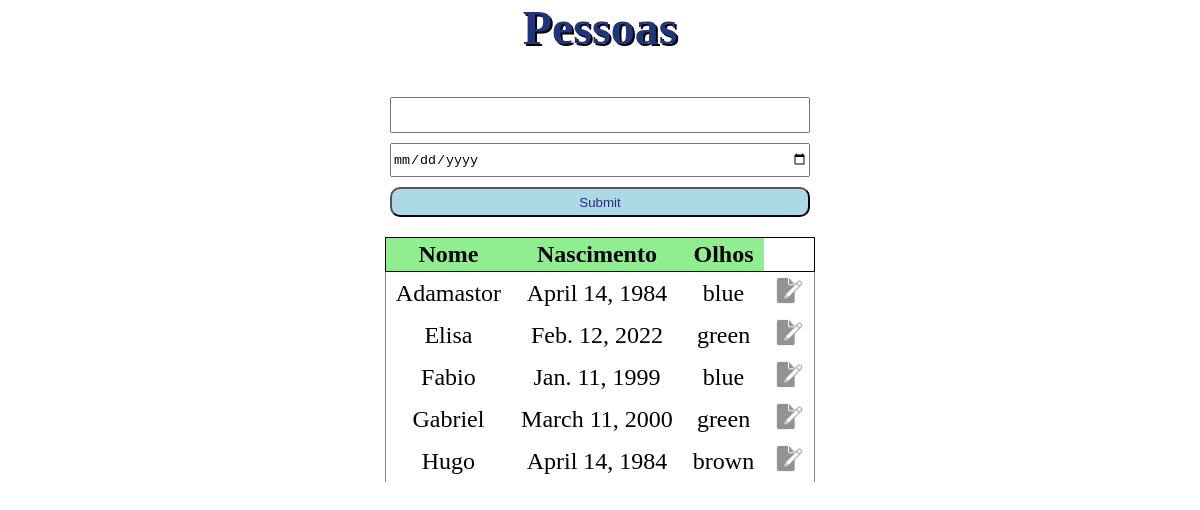
The app's page /, older data.
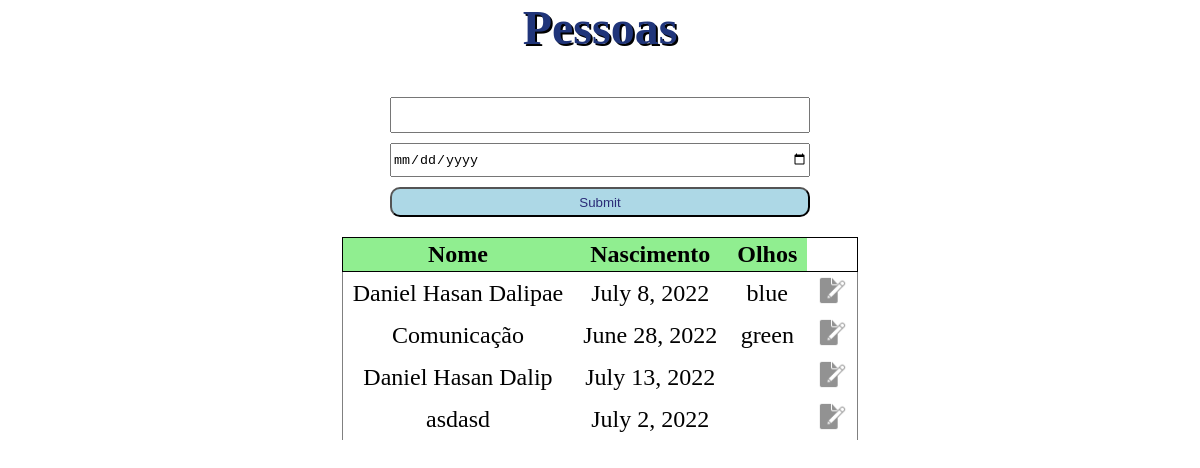
The same page, newer data.
### toy/models/person.py (models this page shows, shortened)
class Person(models.Model):
    name = models.CharField(max_length=200)
    eye_color = models.ForeignKey(EyeColor, on_delete=models.CASCADE)
    birth_date = models.DateField(null=True)
    objects = PersonManager()

### toy/models/models.py (models this page shows, shortened)
class EyeColor(models.Model):
    AMBER = "amber"
    HAZEL = "hazel"
    BLUE = "blue"
    GREEN = "green"
    BROWN = "brown"
    DARK_BROWN = "dark-brown"
    EYE_CHOICES = [
        (AMBER, "Amber"),
        (HAZEL, "Hazel"),
        (BLUE, "Blue"),
        (GREEN, "Green"),
        (BROWN, "Brown"),
        (DARK_BROWN, "Dark Brown")
    ]
    color_name = models.CharField(max_length=50, choices=EYE_CHOICES, unique=True)

### toy/views/with_form.py (the view, shortened to what this page needs)
# urls.py: path('',ListPerson.as_view(),name="home"),
class ListPerson(View):
    def get(self, request):
        people = Person.objects.all()
        form = PersonForm()
        context = {"people":people, "form":form}
        return render(request,"list_person.html", context)

### toy/views/forms.py
class PersonForm(forms.ModelForm):
    def __init__(self, *args, **kwargs):
        super().__init__(*args, **kwargs)
        for key, field in self.fields.items():
            field.label = ""
    class Meta:
        model = Person
        fields = ['name', 'birth_date']
        widgets = {
            'birth_date': DateInput()
        }

### templates/list_person.html (shortened to what this page needs)
{% extends "base.html" %}
{% load static %}
{% block content %}
  <h1>Pessoas </h1>
  <section id="tesouros">
    <form method="post">
      {{form}}
      <input type="submit">
    </form>
    <table>
      <thead>
        <tr>
          <th>Nome</th>
          <th>Nascimento</th>
          <th>Olhos</th>
        </tr>
      </thead>
      <tbody>
        {% for pessoa in people %}
        <tr>
          <td>{{ pessoa.name }}</td>
          <td>{{ pessoa.birth_date }}</td>
          <td>{{ pessoa.eye_color.color_name  }}</td>
          <td><a href="{% url "editar_dados" pessoa.id %}"><img src="{% static 'imgs/edit.png' %}" alt="Editar"></a></td>
        </tr>
        {% endfor %}
      </tbody>
    </table>
  </section>
{% endblock %}

Row changes from the older to the newer data that the page shows:
removed Person: name "Fabio", birth_date "Jan. 11, 1999", eye_color.color_name "blue"
removed Person: name "Gabriel", birth_date "March 11, 2000", eye_color.color_name "green"
removed Person: name "Hugo", birth_date "April 14, 1984", eye_color.color_name "brown"
changed Person "blue": name "Adamastor" → "Daniel Hasan Dalipae"; birth_date "April 14, 1984" → "July 8, 2022"
changed Person "green": name "Elisa" → "Comunicação"; birth_date "Feb. 12, 2022" → "June 28, 2022"
added Person: name "Daniel Hasan Dalip", birth_date "July 13, 2022"
added Person: name "asdasd", birth_date "July 2, 2022"
